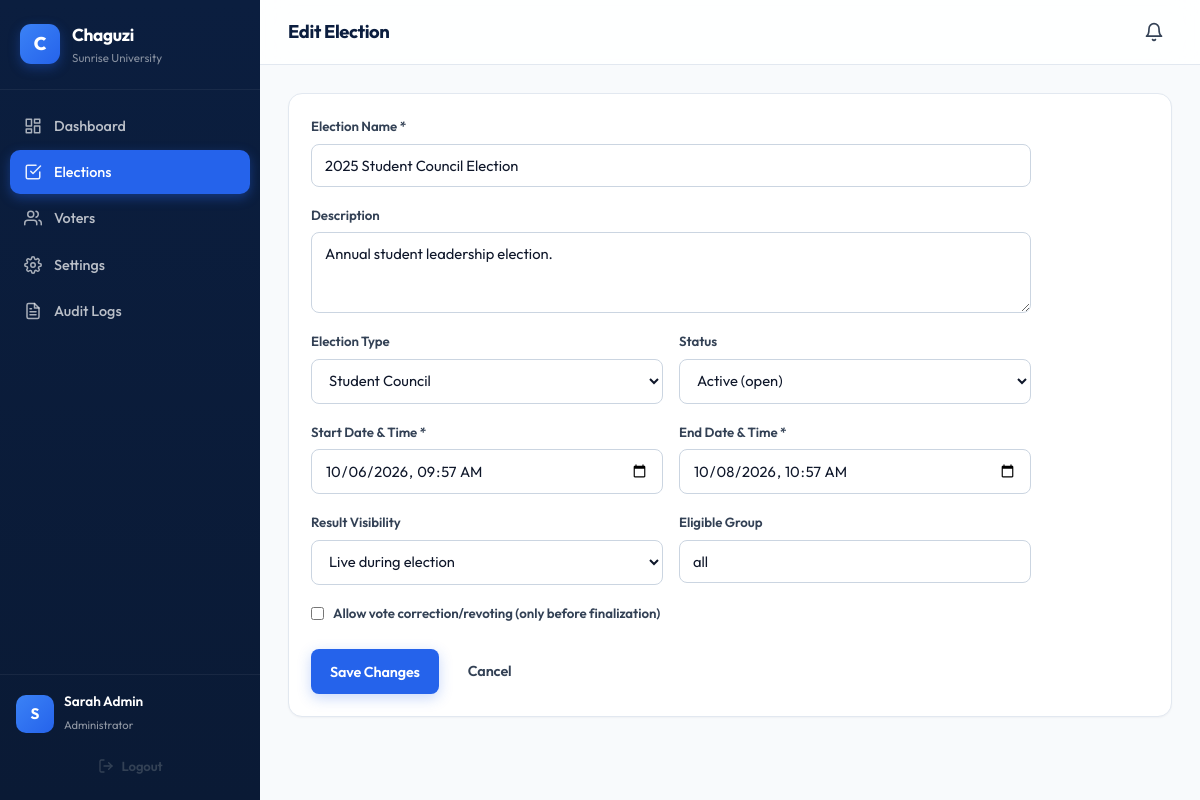
/admin/elections/1/edit (signed in), run on the app's committed database.
### models/organization.py (models this page shows, shortened)
class Organization(db.Model):
    __tablename__ = 'organizations'
    id = db.Column(db.Integer, primary_key=True)
    name = db.Column(db.String(200), nullable=False, unique=True, index=True)
    slug = db.Column(db.String(220), nullable=False, unique=True, index=True)
    org_type = db.Column(db.String(50), nullable=False, default='school')
    logo = db.Column(db.String(300))
    email = db.Column(db.String(150), nullable=False)
    phone = db.Column(db.String(50))
    location = db.Column(db.String(200))
    registration_number = db.Column(db.String(100))
    description = db.Column(db.Text)
    voter_id_required = db.Column(db.Boolean, default=True)
    voter_id_label = db.Column(db.String(50), default='Membership ID')
    allow_public_results = db.Column(db.Boolean, default=False)
    default_result_visibility = db.Column(db.String(20), default='after_close')
    is_active = db.Column(db.Boolean, default=True)
    created_at = db.Column(db.DateTime, default=datetime.utcnow)
    updated_at = db.Column(db.DateTime, default=datetime.utcnow, onupdate=datetime.utcnow)
    users = db.relationship('User', backref='organization', lazy='dynamic',
                            cascade='all, delete-orphan')
    elections = db.relationship('Election', backref='organization', lazy='dynamic',
                                cascade='all, delete-orphan')

### models/user.py (models this page shows, shortened)
class User(UserMixin, db.Model):
    __tablename__ = 'users'
    id = db.Column(db.Integer, primary_key=True)
    organization_id = db.Column(db.Integer, db.ForeignKey('organizations.id'),
                                 nullable=False, index=True)
    role = db.Column(db.String(20), nullable=False, default='voter', index=True)
    full_name = db.Column(db.String(150), nullable=False)
    email = db.Column(db.String(150), nullable=False, index=True)
    phone = db.Column(db.String(50))
    voter_id = db.Column(db.String(100), index=True)  # membership/student/employee ID
    password_hash = db.Column(db.String(255), nullable=False)
    is_active = db.Column(db.Boolean, default=True)
    is_approved = db.Column(db.Boolean, default=True)
    last_login = db.Column(db.DateTime)
    last_login_ip = db.Column(db.String(50))
    failed_login_attempts = db.Column(db.Integer, default=0)
    locked_until = db.Column(db.DateTime)
    created_at = db.Column(db.DateTime, default=datetime.utcnow)
    updated_at = db.Column(db.DateTime, default=datetime.utcnow, onupdate=datetime.utcnow)
    votes = db.relationship('Vote', backref='voter', lazy='dynamic',
                            foreign_keys='Vote.voter_id')
    notifications = db.relationship('Notification', backref='user', lazy='dynamic',
                                     cascade='all, delete-orphan')
    audit_logs = db.relationship('AuditLog', backref='actor', lazy='dynamic',
                                  foreign_keys='AuditLog.actor_id')
    __table_args__ = (
        db.UniqueConstraint('organization_id', 'email', name='uq_org_email'),
        db.UniqueConstraint('organization_id', 'voter_id', name='uq_org_voter_id'),
    )
    @property
    def is_admin(self):
        return self.role == 'admin'

### models/election.py (models this page shows, shortened)
class Election(db.Model):
    __tablename__ = 'elections'
    id = db.Column(db.Integer, primary_key=True)
    organization_id = db.Column(db.Integer, db.ForeignKey('organizations.id'),
                                 nullable=False, index=True)
    name = db.Column(db.String(200), nullable=False)
    description = db.Column(db.Text)
    election_type = db.Column(db.String(50), default='general')
    start_date = db.Column(db.DateTime, nullable=False)
    end_date = db.Column(db.DateTime, nullable=False)
    result_visibility = db.Column(db.String(20), default='after_close')
    status = db.Column(db.String(20), default='draft', index=True)
    allow_vote_correction = db.Column(db.Boolean, default=False)
    eligible_group = db.Column(db.String(150), default='all')
    announced_at = db.Column(db.DateTime)
    announced_by = db.Column(db.Integer, db.ForeignKey('users.id'))
    is_finalized = db.Column(db.Boolean, default=False)
    created_by = db.Column(db.Integer, db.ForeignKey('users.id'), nullable=False)
    created_at = db.Column(db.DateTime, default=datetime.utcnow)
    updated_at = db.Column(db.DateTime, default=datetime.utcnow, onupdate=datetime.utcnow)
    positions = db.relationship('Position', backref='election', lazy='dynamic',
                                 cascade='all, delete-orphan',
                                 order_by='Position.order_index')
    votes = db.relationship('Vote', backref='election', lazy='dynamic',
                            cascade='all, delete-orphan')

### routes/admin.py (the view)
@admin_bp.route('/elections/<int:election_id>/edit', methods=['GET', 'POST'])
def election_edit(election_id):
    election = Election.query.filter_by(
        id=election_id, organization_id=current_user.organization_id).first_or_404()
    if request.method == 'POST':
        data = request.form.to_dict()
        ok, msg = update_election(election, current_user.id, data)
        flash(msg, 'success' if ok else 'danger')
        if ok:
            return redirect(url_for('admin.election_detail', election_id=election.id))
    return render_template('admin/election_form.html', election=election)

### routes/admin.py (called while the page is built)
@admin_bp.before_request
@login_required
@admin_required
def before_admin():
    pass

### templates/admin/election_form.html (shortened to what this page needs)
{% extends "base.html" %}
{% block page_title %}{{ 'Edit' if election else 'Create' }} Election{% endblock %}
{% block body_class %}admin{% endblock %}
{% block content %}
<div class="panel">
    <form method="POST" class="form">
        <div class="form-group">
            <label for="name">Election Name *</label>
            <input type="text" name="name" id="name" required value="{{ election.name if election else '' }}">
        </div>
        <div class="form-group">
            <label for="description">Description</label>
            <textarea name="description" id="description" rows="3">{{ election.description if election else '' }}</textarea>
        </div>
        <div class="form-row-2">
            <div class="form-group">
                <label for="election_type">Election Type</label>
                <select name="election_type" id="election_type">
                    {% set t = election.election_type if election else 'general' %}
                    <option value="student_council" {{ 'selected' if t=='student_council' }}>Student Council</option>
                </select>
            </div>
            <div class="form-group">
                <label for="status">Status</label>
                <select name="status" id="status">
                    {% set s = election.status if election else 'draft' %}
                    <option value="active" {{ 'selected' if s=='active' }}>Active (open)</option>
                </select>
            </div>
        </div>
        <div class="form-row-2">
            <div class="form-group">
                <label for="start_date">Start Date & Time *</label>
                <input type="datetime-local" name="start_date" id="start_date" required
                       value="{{ election.start_date.strftime('%Y-%m-%dT%H:%M') if election else '' }}">
            </div>
            <div class="form-group">
                <label for="end_date">End Date & Time *</label>
                <input type="datetime-local" name="end_date" id="end_date" required
                       value="{{ election.end_date.strftime('%Y-%m-%dT%H:%M') if election else '' }}">
            </div>
        </div>
        <div class="form-row-2">
            <div class="form-group">
                <label for="result_visibility">Result Visibility</label>
                <select name="result_visibility" id="result_visibility">
                    {% set rv = election.result_visibility if election else 'after_close' %}
                    <option value="live" {{ 'selected' if rv=='live' }}>Live during election</option>
                </select>
            </div>
            <div class="form-group">
                <label for="eligible_group">Eligible Group</label>
                <input type="text" name="eligible_group" id="eligible_group"
                       value="{{ election.eligible_group if election else 'all' }}">
            </div>
        </div>
        <div class="form-group">
            <label class="checkbox">
                <input type="checkbox" name="allow_vote_correction"
                    {{ 'checked' if election and election.allow_vote_correction }}>
                Allow vote correction/revoting (only before finalization)
            </label>
        </div>
        <div class="form-actions">
            <button type="submit" class="btn btn-primary">{{ 'Save Changes' if election else 'Create Election' }}</button>
            <a href="{{ url_for('admin.elections') }}" class="btn btn-ghost">Cancel</a>
        </div>
    </form>
</div>
{% endblock %}

### templates/base.html (shortened to what this page needs)
<!DOCTYPE html>
<html lang="en">
<head>
    <link rel="stylesheet" href="{{ url_for('static', filename='css/style.css') }}">
</head>
<body class="{% block body_class %}{% endblock %}">
    {% if current_user.is_authenticated %}
    <div class="app-layout">
        <aside class="sidebar" id="sidebar">
            <div class="sidebar-brand">
                <div class="brand-mark">C</div>
                <div class="brand-text">
                    <strong>Chaguzi</strong>
                    <small>{{ current_user.organization.name[:22] }}</small>
                </div>
            </div>
            <nav class="sidebar-nav">
                {% if current_user.is_admin %}
                    <a href="{{ url_for('admin.dashboard') }}" class="nav-item {{ 'active' if request.endpoint == 'admin.dashboard' }}">
                        <svg class="nav-icon" viewBox="0 0 24 24" fill="none" stroke="currentColor" stroke-width="2" stroke-linecap="round" stroke-linejoin="round"><rect x="3" y="3" width="7" height="9"/><rect x="14" y="3" width="7" height="5"/><rect x="14" y="12" width="7" height="9"/><rect x="3" y="16" width="7" height="5"/></svg>
                        <span>Dashboard</span>
                    </a>
                    <a href="{{ url_for('admin.elections') }}" class="nav-item {{ 'active' if request.endpoint and request.endpoint.startswith('admin.election') }}">
                        <svg class="nav-icon" viewBox="0 0 24 24" fill="none" stroke="currentColor" stroke-width="2" stroke-linecap="round" stroke-linejoin="round"><path d="M9 11l3 3L22 4"/><path d="M21 12v7a2 2 0 0 1-2 2H5a2 2 0 0 1-2-2V5a2 2 0 0 1 2-2h11"/></svg>
                        <span>Elections</span>
                    </a>
                    <a href="{{ url_for('admin.voters') }}" class="nav-item {{ 'active' if request.endpoint == 'admin.voters' }}">
                        <svg class="nav-icon" viewBox="0 0 24 24" fill="none" stroke="currentColor" stroke-width="2" stroke-linecap="round" stroke-linejoin="round"><path d="M17 21v-2a4 4 0 0 0-4-4H5a4 4 0 0 0-4 4v2"/><circle cx="9" cy="7" r="4"/><path d="M23 21v-2a4 4 0 0 0-3-3.87"/><path d="M16 3.13a4 4 0 0 1 0 7.75"/></svg>
                        <span>Voters</span>
                    </a>
                    <a href="{{ url_for('admin.settings') }}" class="nav-item {{ 'active' if request.endpoint == 'admin.settings' }}">
                        <span>Settings</span>
                    </a>
                    <a href="{{ url_for('admin.audit_logs') }}" class="nav-item {{ 'active' if request.endpoint == 'admin.audit_logs' }}">
                        <span>Audit Logs</span>
                    </a>
                {% endif %}
            </nav>
            <div class="sidebar-footer">
                <div class="user-mini">
                    <div class="avatar">{{ current_user.full_name[0]|upper }}</div>
                    <div class="user-mini-info">
                        <strong>{{ current_user.full_name }}</strong>
                        <small>{{ 'Administrator' if current_user.is_admin else 'Voter' }}</small>
                    </div>
                </div>
                <a href="{{ url_for('auth.logout') }}" class="btn btn-ghost btn-sm btn-block">
                    <svg viewBox="0 0 24 24" fill="none" stroke="currentColor" stroke-width="2" stroke-linecap="round" stroke-linejoin="round" style="width:16px;height:16px;"><path d="M9 21H5a2 2 0 0 1-2-2V5a2 2 0 0 1 2-2h4"/><polyline points="16 17 21 12 16 7"/><line x1="21" y1="12" x2="9" y2="12"/></svg>
                    Logout
                </a>
            </div>
        </aside>
        <div class="main-area">
            <header class="topbar">
                <div class="topbar-title">{% block page_title %}Dashboard{% endblock %}</div>
                <div class="topbar-right">
                    <button class="notif-bell" id="notifBell" aria-label="Notifications">
                        <svg viewBox="0 0 24 24" fill="none" stroke="currentColor" stroke-width="2" stroke-linecap="round" stroke-linejoin="round"><path d="M18 8A6 6 0 0 0 6 8c0 7-3 9-3 9h18s-3-2-3-9"/><path d="M13.73 21a2 2 0 0 1-3.46 0"/></svg>
                    </button>
                </div>
            </header>
            <main class="content">
                {% block content %}{% endblock %}
            </main>
        </div>
    </div>
    {% else %}
        {% block public_content %}{% endblock %}
    {% endif %}
</body>
</html>

### data on the page
Organization: organization "Sunrise University"
User: full_name "S", full_name "Sarah Admin", role "Administrator"
Election: name "2025 Student Council Election", description "Annual student leadership election.", start_date "10/06/2026 09:57", end_date "10/08/2026 10:57", eligible_group "all"

### other printed values
{{ 'Edit' if election else 'Create' }} "Edit"
{{ 'Save Changes' if election else 'Create Election' }} "Save Changes"
